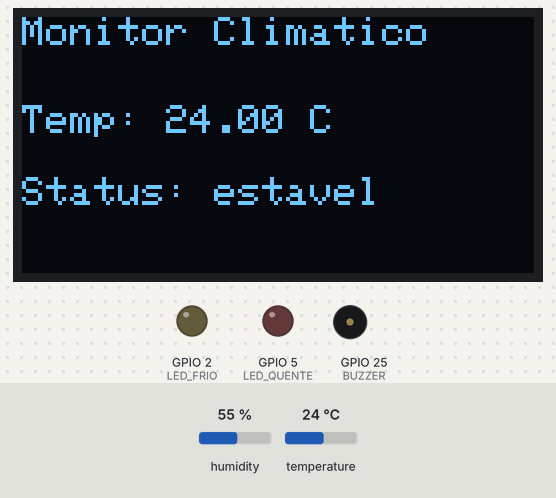
Recording of a sketch running on a simulated ESP32. Parts: 128×64 one-colour display, output pins drawn as LEDs (lit = HIGH), buzzer (waves = sounding). The test bench sets the inputs (shaded band); at power-on: temperature 24 °C, humidity 55 %. WiFi joins after 1.5 s; servers stay silent unless stated; no MQTT or app messages arrive unless stated; what the sketch prints to the serial monitor is not drawn.

Above: at 3.7 s.
3.8 s: temperature set to 16.7 °C
At 6.9 s:
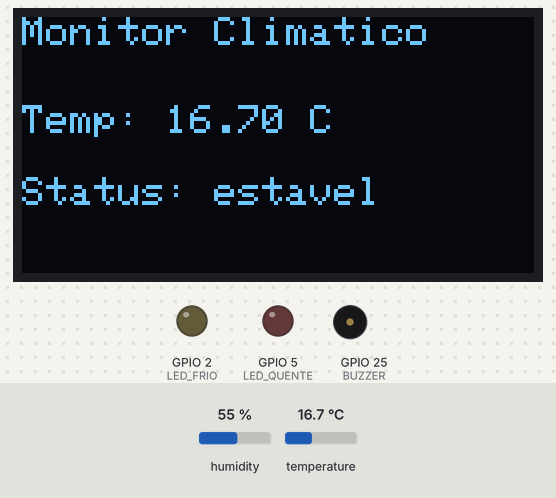
7.7 s: temperature set to 15.2 °C
At 10.2 s:
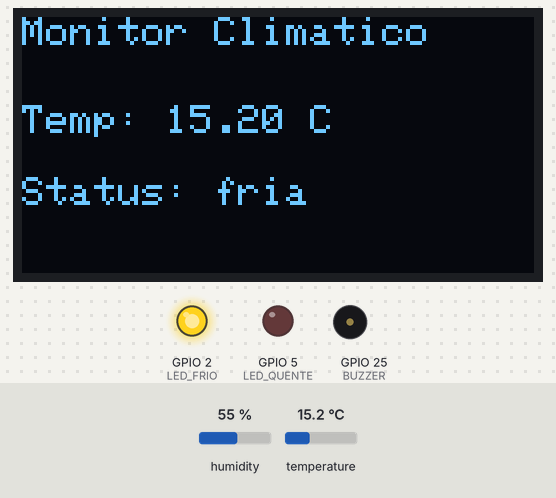
11.6 s: temperature set to 33 °C
At 15.0 s:
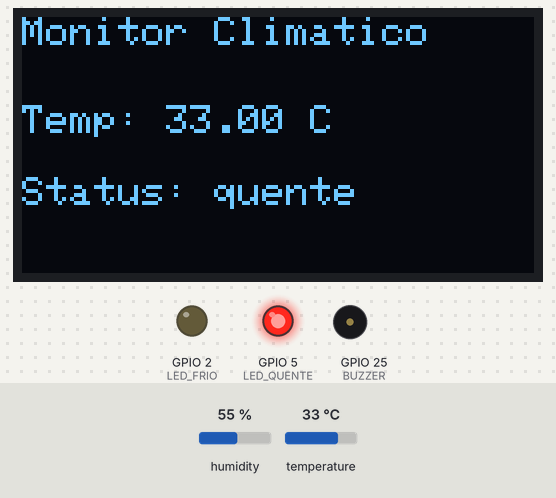
15.5 s: temperature set to 30.7 °C
At 19.6 s:
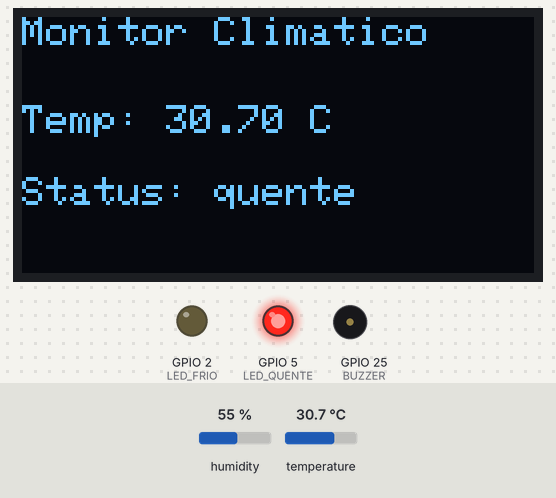
19.9 s: temperature set to 29.3 °C
At 20.9 s:
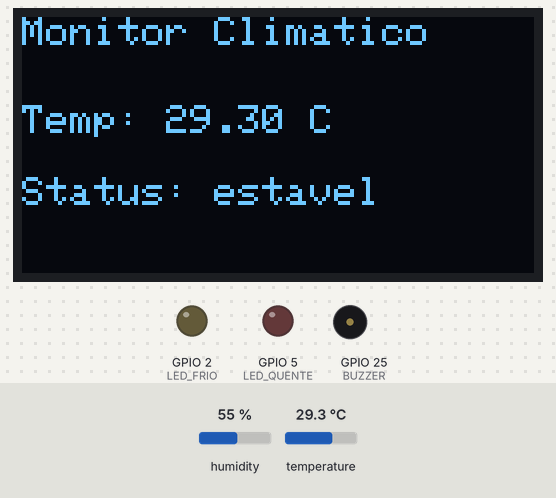
Timing chart, 0 to 22.9 s (numbered marks = the images above; inputs shaded):
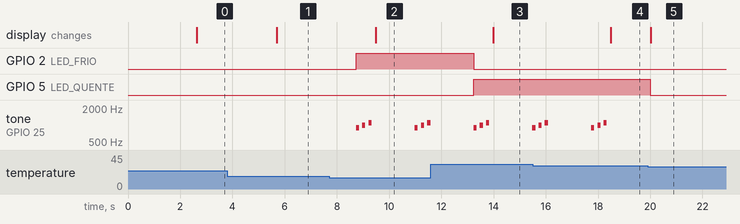

The sketch:

sketch.ino
```cpp
#include <WiFi.h>
#include <PubSubClient.h>
#include <Wire.h>
#include <Adafruit_GFX.h>
#include <Adafruit_SSD1306.h>
#include <DHT.h>

// --------- OLED ---------
#define OLED_W 128
#define OLED_H 64
#define OLED_RST -1
Adafruit_SSD1306 tela(OLED_W, OLED_H, &Wire, OLED_RST);

// --------- SENSOR DHT22 ---------
#define PINO_DHT 15
#define TIPO_DHT DHT22
DHT dht(PINO_DHT, TIPO_DHT);

// --------- LEDS & BUZZER ---------
#define LED_FRIO 2      // amarelo
#define LED_QUENTE 5    // vermelho
#define BUZZER 25

// --------- LIMITES DE TEMPERATURA ---------
float LIMITE_FRIO = 16.0;
float LIMITE_QUENTE = 30.0;

// --------- WIFI / MQTT ---------
const char* WIFI_SSID = "Wokwi-GUEST";
const char* WIFI_SENHA = "";
const char* SERVIDOR_MQTT = "test.mosquitto.org";

WiFiClient net;
PubSubClient mqtt(net);

// --------- FUNÇÕES ---------
void desligarLeds() {
  digitalWrite(LED_FRIO, LOW);
  digitalWrite(LED_QUENTE, LOW);
}

void buzzerAviso() {
  for(int i = 0; i < 3; i++){
    tone(BUZZER, 900 + i * 100);
    delay(120);
    noTone(BUZZER);
    delay(120);
  }
}

void conectarWifi(){
  Serial.print("WiFi: ");
  WiFi.begin(WIFI_SSID, WIFI_SENHA);
  while(WiFi.status() != WL_CONNECTED){
    Serial.print(".");
    delay(300);
  }
  Serial.println("\nConectado");
}

void conectarMQTT(){
  while(!mqtt.connected()){
    Serial.print("MQTT...");
    if(mqtt.connect("ESP32_TempNode")){
      Serial.println("OK");
    } else {
      Serial.print("Erro ");
      Serial.println(mqtt.state());
      delay(1500);
    }
  }
}

String classificar(float t){
  if(t < LIMITE_FRIO)  return "fria";
  if(t > LIMITE_QUENTE) return "quente";
  return "estavel";
}

void exibir(float temp, String cond){
  tela.clearDisplay();
  tela.setTextSize(1);
  tela.setTextColor(SSD1306_WHITE);

  tela.setCursor(0,0);
  tela.println("Monitor Climatico");

  tela.setCursor(0, 22);
  tela.print("Temp: ");
  tela.print(temp);
  tela.println(" C");

  tela.setCursor(0, 40);
  tela.print("Status: ");
  tela.println(cond);

  tela.display();
}

void publicar(float temp, String cond){
  // tópicos totalmente novos
  String topT = "ambiente/clima/temp";
  String topC = "ambiente/clima/estado";

  String msgT = "valor=" + String(temp, 1);
  String msgC = "cond=" + cond;

  mqtt.publish(topT.c_str(), msgT.c_str());
  mqtt.publish(topC.c_str(), msgC.c_str());
}

// --------- SETUP ---------
void setup(){
  Serial.begin(115200);

  pinMode(LED_FRIO, OUTPUT);
  pinMode(LED_QUENTE, OUTPUT);
  pinMode(BUZZER, OUTPUT);
  desligarLeds();

  dht.begin();

  if(!tela.begin(SSD1306_SWITCHCAPVCC, 0x3C)){
    Serial.println("Falha OLED");
    while(true);
  }

  tela.clearDisplay();
  tela.setCursor(10, 25);
  tela.setTextSize(1);
  tela.println("Carregando...");
  tela.display();
  delay(1000);

  conectarWifi();
  mqtt.setServer(SERVIDOR_MQTT, 1883);
}

// --------- LOOP ---------
void loop(){
  if(!mqtt.connected()) conectarMQTT();
  mqtt.loop();

  float temperatura = dht.readTemperature();

  if(isnan(temperatura)){
    Serial.println("Erro DHT");
    return;
  }

  String cond = classificar(temperatura);

  desligarLeds();

  if(cond == "fria")   digitalWrite(LED_FRIO, HIGH);
  if(cond == "quente") digitalWrite(LED_QUENTE, HIGH);

  if(cond != "estavel") buzzerAviso();

  exibir(temperatura, cond);
  publicar(temperatura, cond);

  Serial.print("Temp: ");
  Serial.print(temperatura);
  Serial.print(" | Estado: ");
  Serial.println(cond);

  delay(1500);
}
```

Measured:
- the behaviour switches between 16 and 15.9 °C on temperature (found by bisection; images 1 and 2)
- the behaviour switches between 30.1 and 30 °C on temperature (found by bisection; images 4 and 5)
- after the input at 3.8 s, the display: changes after 1.9 s (image 1)
- after the input at 7.7 s, GPIO 2 (LED_FRIO): LOW → HIGH after 1.0 s; tone on GPIO 25 (BUZZER): plays 900 Hz for 0.12 s, 1000 Hz for 0.12 s, 1100 Hz for 0.12 s, 900 Hz for 0.12 s, 1000 Hz for 0.12 s, 1100 Hz for 0.12 s, starting after 1.0 s; the display: changes after 1.8 s (image 2)
- after the input at 11.6 s, GPIO 2 (LED_FRIO): HIGH → LOW after 1.6 s; GPIO 5 (LED_QUENTE): LOW → HIGH after 1.6 s; the display: changes after 2.4 s (image 3)
- after the input at 15.5 s, the display: changes after 3.0 s (image 4)
- after the input at 19.9 s, GPIO 5 (LED_QUENTE): HIGH → LOW after 0.09 s; tone on GPIO 25 (BUZZER): stops changing and stays silent; the display: changes after 0.12 s (image 5)
